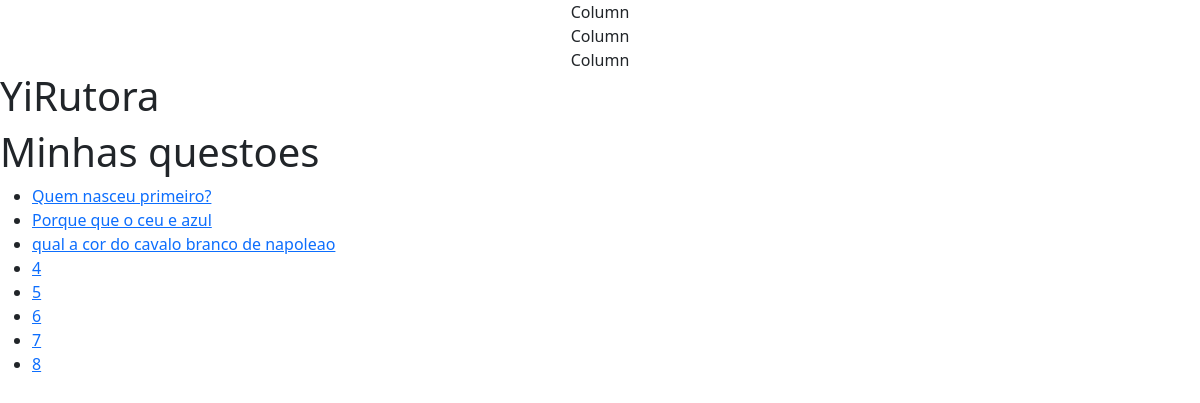
Screenshot of /enquete/ with the database file from the repository.
### enquete/models.py (models this page shows, shortened)
class Questao(models.Model):
    pergunta = models.CharField(max_length=200)
    data = models.DateTimeField(auto_now_add=True)

### enquete/views.py (the view)
# urls.py: path('', views.IndexView.as_view(), name='index'),
class IndexView(generic.ListView):
    model = Questao
    template_name = 'enquete/index.html'

### enquete/templates/enquete/index.html
{% extends "enquete/base.html" %}
{% block content %}
<h1>Minhas questoes</h1>
{% if object_list %}
    <ul>
    {% for questoes in object_list %}
        <li>
            <a href="{% url 'detalhe' questoes.id %}">
                {{ questoes.pergunta }}
            </a>
        </li>
    {% endfor %}
    </ul>
{% else %}
    <p>Nao tem questoes salvas</p>
{% endif %}
{% endblock %}

### rows the page displays
Questao: pergunta "Quem nasceu primeiro?"
Questao: pergunta "Porque que o ceu e azul"
Questao: pergunta "qual a cor do cavalo branco de napoleao"
Questao: pergunta "4"
Questao: pergunta "5"
Questao: pergunta "6"
Questao: pergunta "7"
Questao: pergunta "8"
